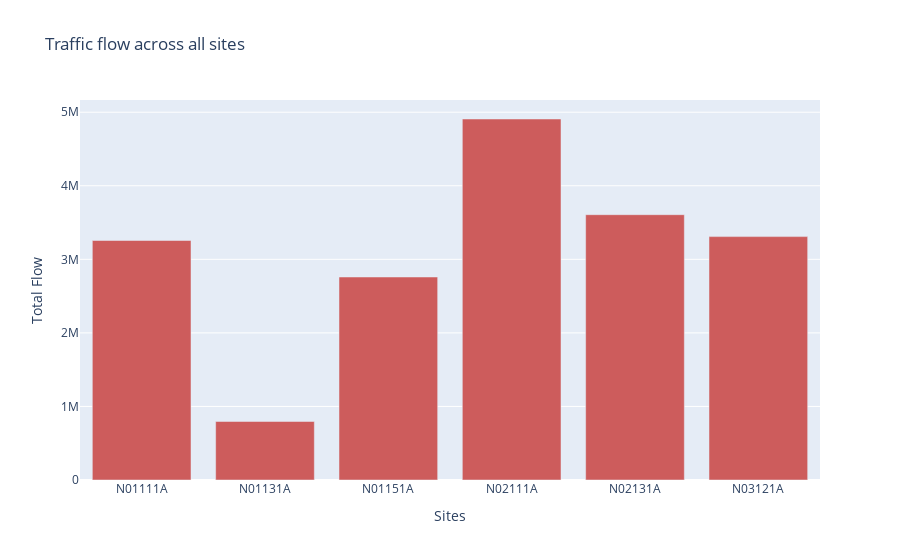

The notebook cell saved with this chart:
### Code cell
site_fig = go.Figure(data=go.Bar(x=flow_by_site['site'].astype(dtype=str), 
                        y=flow_by_site['flow'],
                        marker_color='indianred'))
site_fig.update_layout({"title": 'Traffic flow across all sites',
                   "xaxis": {"title":"Sites"},
                   "yaxis": {"title":"Total Flow"},
                   "showlegend": False})
site_fig.show()

### Figure 1 — Plotly figure (JSON) as saved in the notebook; plotly's stock layout.template omitted (floating-point values rounded to 4 significant figures)
{"data": [{"marker": {"color": "indianred"}, "type": "bar", "x": ["N01111A", "N01131A", "N01151A", "N02111A", "N02131A", "N03121A"], "y": [3255878, 795600, 2759738, 4907734, 3606761, 3308887]}], "layout": {"showlegend": false, "title": {"text": "Traffic flow across all sites"}, "xaxis": {"title": {"text": "Sites"}}, "yaxis": {"title": {"text": "Total Flow"}}}}
